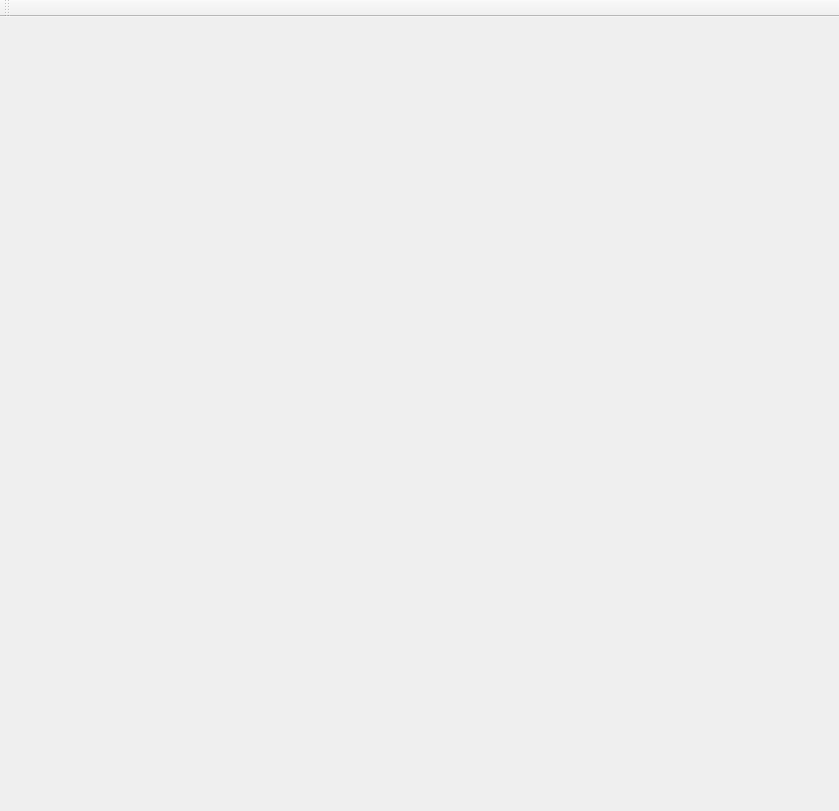
<?xml version="1.0" encoding="UTF-8"?>
<ui version="4.0">
 <class>MainWindow</class>
 <widget class="QMainWindow" name="MainWindow">
  <property name="geometry">
   <rect>
    <x>0</x>
    <y>0</y>
    <width>839</width>
    <height>811</height>
   </rect>
  </property>
  <property name="windowTitle">
   <string>MainWindow</string>
  </property>
  <widget class="QWidget" name="centralWidget"/>
  <widget class="QMenuBar" name="menuBar">
   <property name="geometry">
    <rect>
     <x>0</x>
     <y>0</y>
     <width>839</width>
     <height>22</height>
    </rect>
   </property>
  </widget>
  <widget class="QToolBar" name="mainToolBar">
   <attribute name="toolBarArea">
    <enum>TopToolBarArea</enum>
   </attribute>
   <attribute name="toolBarBreak">
    <bool>false</bool>
   </attribute>
  </widget>
 </widget>
 <layoutdefault spacing="6" margin="11"/>
 <resources/>
 <connections/>
</ui>
